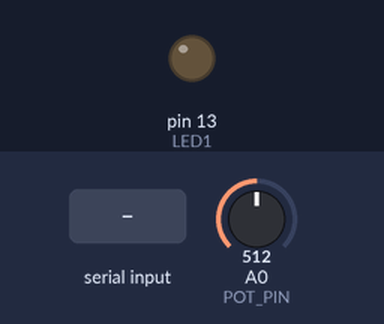
Bench run of a sketch on a simulated Arduino Uno, built with avr-gcc and run on an emulated ATmega328P. Parts: output pins drawn as LEDs (lit = HIGH). The test bench sets the inputs (shaded band); at power-on: A0 (POT_PIN) = 512. What the sketch prints to the serial monitor is not drawn.

Above: at 1.2 s.
1.3 s: "90,45\n" received over Serial
At 1.7 s:
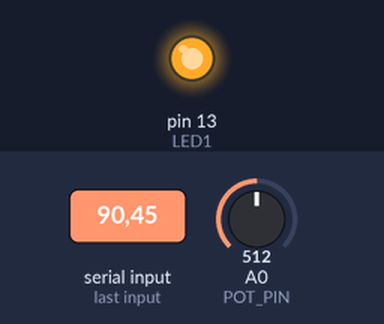
Timing chart, 0 to 4.3 s (numbered marks = the images above; inputs shaded):
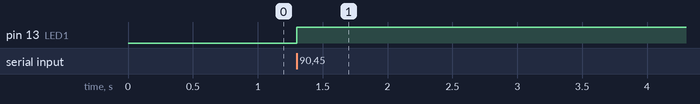

The sketch:

TestingArduino.ino
```cpp
//PixelShot 300 Arduino Code
//2 December 2017
//Nicholas Vadivelu

#define LED1 13
#define POT_PIN 0


void setup() { //this code runs once at the start
  Serial.begin(115200); //begings the serial communication at the maximum speed

  pinMode(LED1, OUTPUT);
  pinMode(POT_PIN, INPUT);
}

void loop() { //this code loops
  Serial.println(analogRead(POT_PIN)); //reads input from the POT_PIN

  if (Serial.available()) { //if there is data to be sent to the arduino from serial
    int maxBuff = 1; //size of buffer
    int i = 0; //index variable
    char buff[maxBuff]; //creates a char array to hold input
    while(Serial.available()){ //while there is more data
      unsigned char c = Serial.read(); //gets character input
      buff[i] = c; //stores character in buff
      if (i++ > maxBuff+1) break; //stops code if index gets too high
    }

    digitalWrite(LED1, (buff[0]-'0'));
  }
  delay(1);
}
```

Measured:
- after the input at 1.3 s, pin 13 (LED1): LOW → HIGH at once
